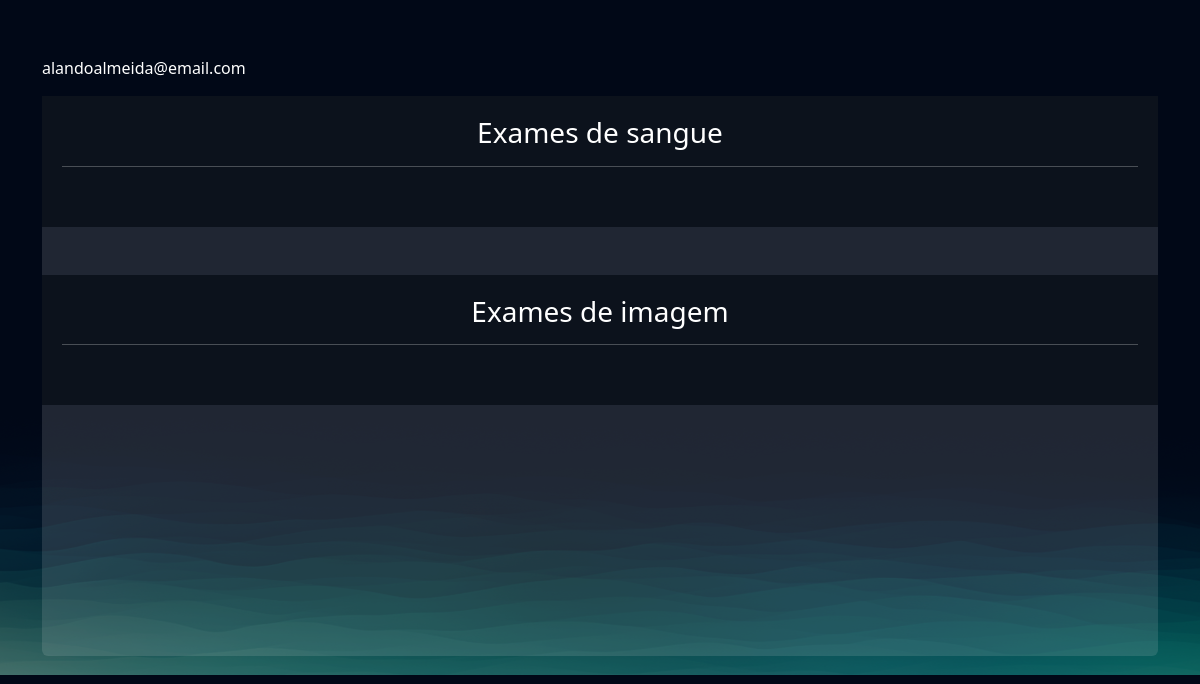
The page /business/client/5 (signed in) on the database as committed earlier.
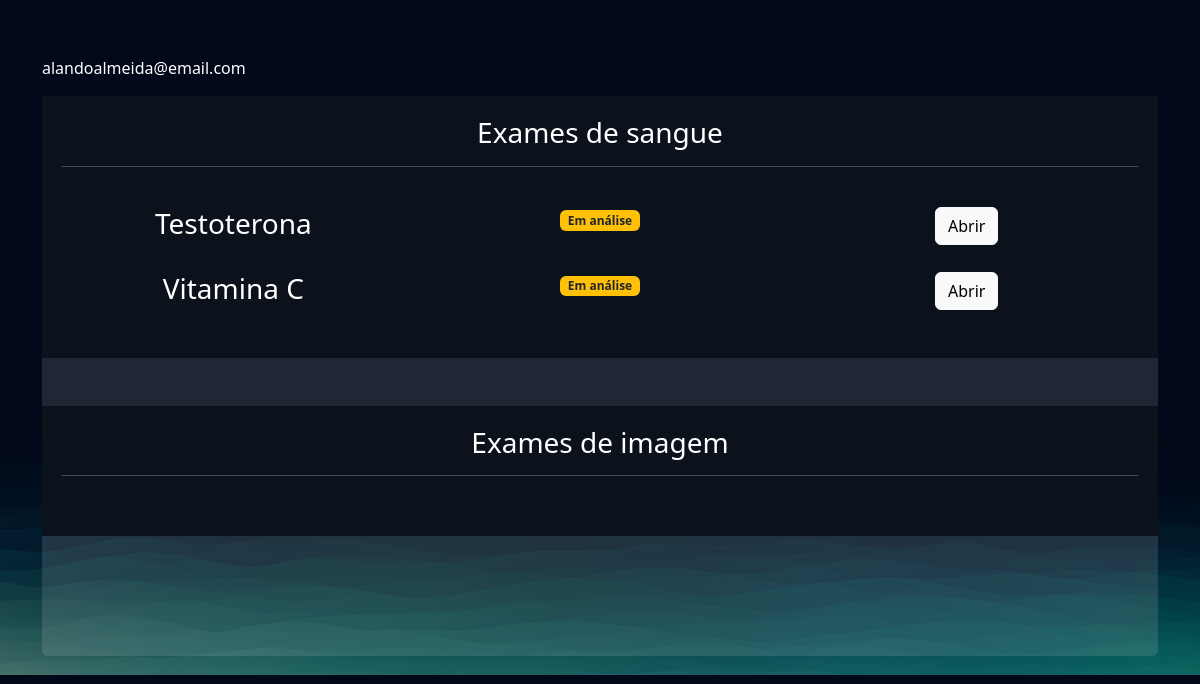
The same page on the database as committed later.
### exams/models.py (models this page shows, shortened)
class ExamRequest(models.Model):
    choice_status = (("E", "Em análise"), ("F", "Finalizado"))
    user = models.ForeignKey(User, on_delete=models.DO_NOTHING)
    exam = models.ForeignKey(TypeExams, on_delete=models.DO_NOTHING)
    status = models.CharField(max_length=2, choices=choice_status)
    result = models.FileField(upload_to="results", null=True, blank=True)
    requer_password = models.BooleanField(default=False)
    password = models.CharField(max_length=6, null=True, blank=True)
    def badge_template(self):
        if self.status == "E":
            css_class = 'bg-warning text-dark'
            text = "Em análise"
        elif self.status == "F":
            css_class = 'bg-success'
            text = "Finalizado"
        return mark_safe(f'<span class="badge {css_class}">{text}</span>')

class TypeExams(models.Model):
    type_choices = (("I", "Exame de imagem"), ("S", "Exame de sangue"))
    name = models.CharField(max_length=50)
    type = models.CharField(max_length=1, choices=type_choices)
    price = models.FloatField()
    available = models.BooleanField(default=True)
    start_time = models.IntegerField()
    end_time = models.IntegerField()

### business/views.py (the view)
# urls.py: path("client/<int:client_id>", views.client, name="client"),
@staff_member_required
def client(request, client_id):
    client = User.objects.get(id=client_id)
    exams = ExamRequest.objects.filter(user=client)
    return render(request, 'client.html', {'client': client, 'exams': exams})

### business/templates/client.html (shortened to what this page needs)
{% extends "bases/base.html" %}
{% load static %}
{% block 'head' %}
    <link href="{% static 'exams/css/css.css' %}" rel="stylesheet">
    <link href="{% static 'exams/css/manage_orders.css' %}" rel="stylesheet">
    <link href="{% static 'exams/css/manage_exams.css' %}" rel="stylesheet">
{% endblock 'head' %}
{% block 'conteudo' %}
    <br>
    <br>
    <div class="container">
        <p>{{client.email}}</p>
        <div class="card card-view">
            <div class="sub-card">
                <h3>Exames de sangue</h3>
                <hr>
                <br>
                {% for exam in exams  %}
                    {% if  exam.exam.type == 'S'%}
                        <div class="row">
                            <div class="col-md"><h3>{{exam.exam.name}}</h3></div>
                            <div class="col-md">{{exam.badge_template}}</div>
                            <div class="col-md">
                                <a href="{% url "exam_client" exam.id %}" class="btn btn-light">Abrir</a>
                            </div>
                        </div>
                        <br>
                    {% endif %}
                {% endfor %}
            </div>
            <br>
            <br>
            <div class="sub-card">
                <h3>Exames de imagem</h3>
                <hr>
                <br>
            </div>
        </div>
    </div>
{% endblock 'conteudo' %}

Rows that differ between the two databases and show on the page:
added ExamRequest: exam.name "Testoterona", badge_template "Em análise"
added ExamRequest: exam.name "Vitamina C", badge_template "Em análise"
